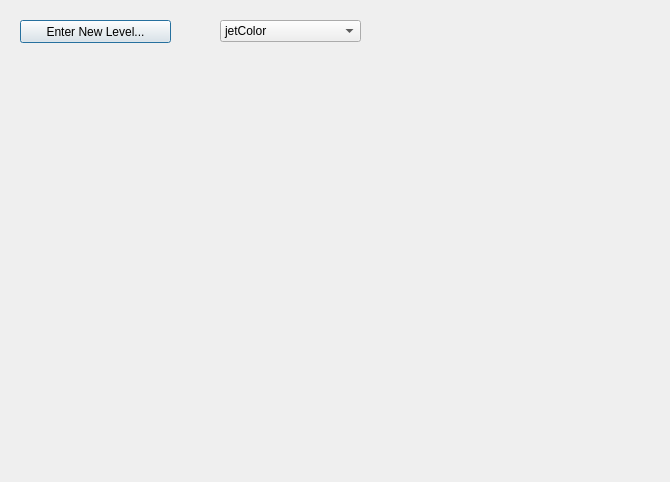
<?xml version="1.0" encoding="UTF-8"?>
<ui version="4.0">
 <class>DialogMultiColoringDetails</class>
 <widget class="QDialog" name="DialogMultiColoringDetails">
  <property name="geometry">
   <rect>
    <x>0</x>
    <y>0</y>
    <width>670</width>
    <height>482</height>
   </rect>
  </property>
  <property name="windowTitle">
   <string>DialogMultiColoringDetails</string>
  </property>
  <widget class="QPushButton" name="pushButton_enterNewLevel">
   <property name="geometry">
    <rect>
     <x>20</x>
     <y>20</y>
     <width>151</width>
     <height>23</height>
    </rect>
   </property>
   <property name="text">
    <string>Enter New Level...</string>
   </property>
  </widget>
  <widget class="QComboBox" name="comboBox">
   <property name="geometry">
    <rect>
     <x>220</x>
     <y>20</y>
     <width>141</width>
     <height>22</height>
    </rect>
   </property>
   <item>
    <property name="text">
     <string>jetColor</string>
    </property>
   </item>
   <item>
    <property name="text">
     <string>customColor</string>
    </property>
   </item>
   <item>
    <property name="text">
     <string>largeRainbow</string>
    </property>
   </item>
  </widget>
 </widget>
 <resources/>
 <connections>
  <connection>
   <sender>pushButton_enterNewLevel</sender>
   <signal>clicked()</signal>
   <receiver>DialogMultiColoringDetails</receiver>
   <slot>enterNewLevel()</slot>
   <hints>
    <hint type="sourcelabel">
     <x>107</x>
     <y>30</y>
    </hint>
    <hint type="destinationlabel">
     <x>230</x>
     <y>26</y>
    </hint>
   </hints>
  </connection>
  <connection>
   <sender>comboBox</sender>
   <signal>currentTextChanged(QString)</signal>
   <receiver>DialogMultiColoringDetails</receiver>
   <slot>colorGroupChanged(QString)</slot>
   <hints>
    <hint type="sourcelabel">
     <x>280</x>
     <y>33</y>
    </hint>
    <hint type="destinationlabel">
     <x>512</x>
     <y>-11</y>
    </hint>
   </hints>
  </connection>
 </connections>
 <slots>
  <slot>enterNewLevel()</slot>
  <slot>colorGroupChanged(QString)</slot>
 </slots>
</ui>
